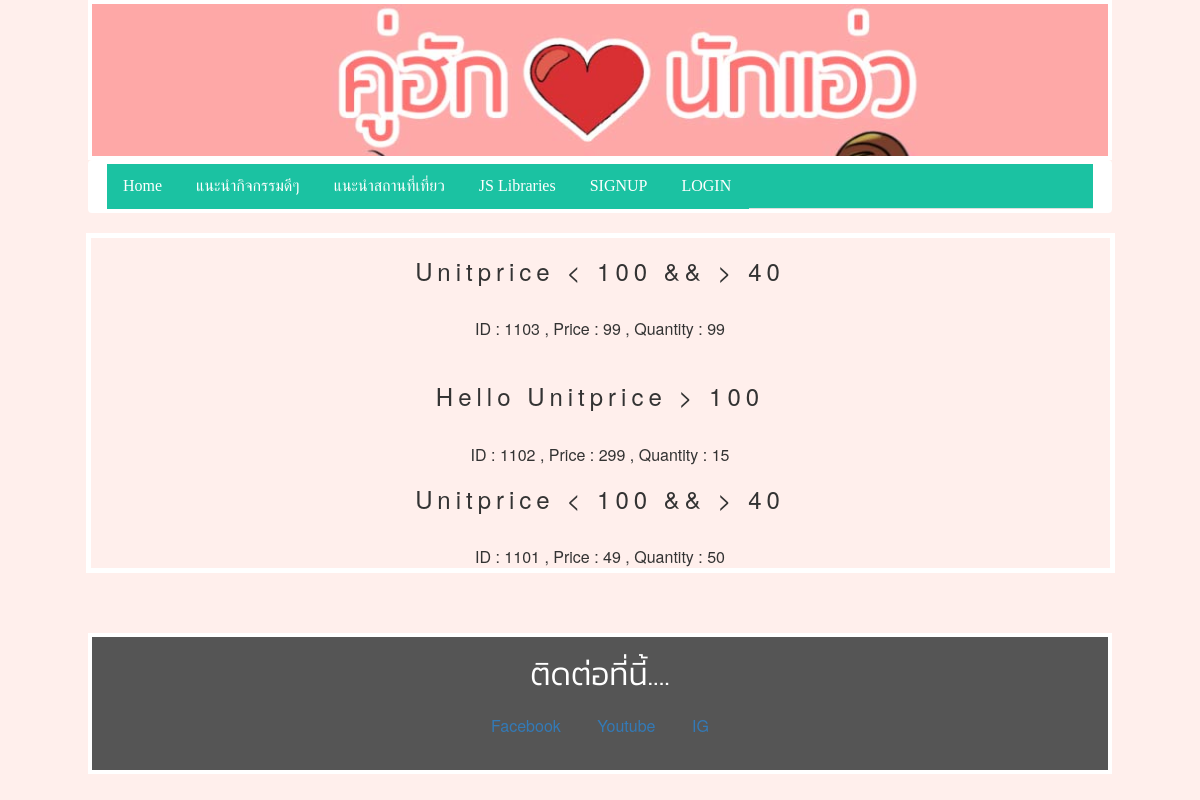
The page /htdoc/if3.php on the database its author committed.
### tables this page shows
CREATE TABLE `orderdetails` (
  `orderid` char(5) DEFAULT NULL,
  `productid` char(40) DEFAULT NULL,
  `unitprice` char(40) DEFAULT NULL,
  `quantity` char(40) DEFAULT NULL,
  `discount` char(40) DEFAULT NULL
);

### htdoc/if3.php (the view)
<?php include("header.php"); ?>
<?php $mysqli = new mysqli('sql313.epizy.com', 'epiz_24433388', 'J6oFOlF1t8bl9YA', 'epiz_24433388_fulkkie23');
$result = $mysqli->query("select * from orderdetails ");
  while($row = $result->fetch_assoc()){
    	if($row['unitprice'] < 100 && $row["unitprice"] > 40){
    		echo "<center>";
    		echo "<h3> Unitprice < 100 && > 40 </h3> "." <br/> ";
            echo "ID : ".$row['productid']." , ";
            echo "Price : ".$row['unitprice']." , ";
            echo "Quantity : ".$row['quantity']." <br/> ";
            echo "</center>";
    }
    	else if($row['unitprice'] > 100){
    			echo "<center>"." <br/> ";
    			echo "<h3>Hello Unitprice > 100 </h3> "." <br/> ";
    		    echo "ID : ".$row['productid']." , ";
            	echo "Price : ".$row['unitprice']." , ";
            	echo "Quantity : ".$row['quantity']." <br/> ";
            	 echo "</center>";
	}
}
?>
 <?php include("footer.php"); ?>

### htdoc/css/S1.css (style rules this page uses)
html { box-sizing:border-box }
*,*:before,*:after { box-sizing:inherit }
html { -ms-text-size-adjust:100%;-webkit-text-size-adjust:100% }
body { margin:0 }
html,body { font-family:Verdana,sans-serif;font-size:15px;line-height:1.5 }
html { overflow-x:hidden }
h3 { font-size:24px }
h1,h2,h3,h4,h5,h6 { font-family:"Segoe UI",Arial,sans-serif;font-weight:400;margin:10px 0 }
* { margin: 0; padding: 0; }

### htdoc/header.php (style rules this page uses)
body { font-family: Arial, Helvetica, sans-serif; }
* { box-sizing: border-box; }
body { font-family: "Times New Roman", Georgia, Serif; }
h1, h2, h3, h4, h5, h6 { font-family: "Playfair Display"; letter-spacing: 5px; }

### rows shown on the page
orderdetails: productid "1103", unitprice "99", quantity "99"
orderdetails: productid "1102", unitprice "299", quantity "15"
orderdetails: productid "1101", unitprice "49", quantity "50"
